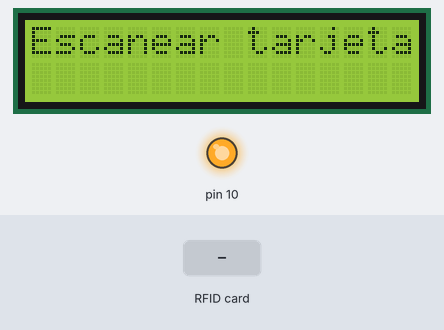
This sketch was run on a simulated Arduino Uno, built with avr-gcc and run on an emulated ATmega328P. Shown: 16×2 character LCD, output pins drawn as LEDs (lit = HIGH). Inputs (shaded band) come from the test bench. What the sketch prints to the serial monitor is not drawn.

Above: at 2.3 s.
2.4 s: RFID card 5E 7A 19 C4 held to the reader
At 3.0 s:
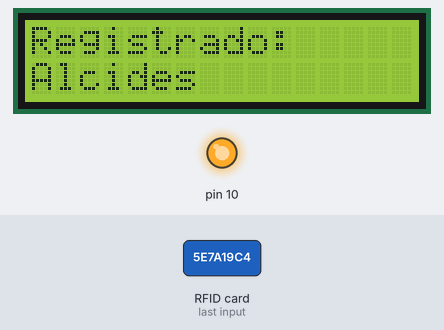
5.4 s: RFID card 5E 7A 19 C4 held to the reader
At 6.7 s:
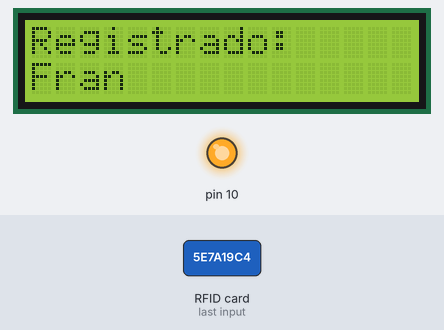
8.4 s: RFID card 5E 7A 19 C4 held to the reader
At 8.8 s:
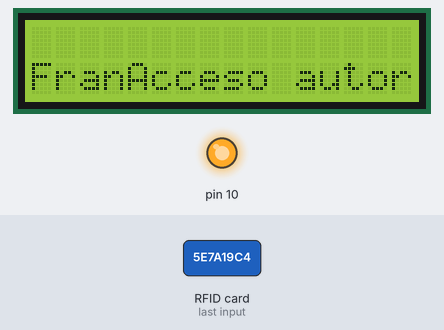
Timing chart, 0 to 11.4 s (numbered marks = the images above; inputs shaded):
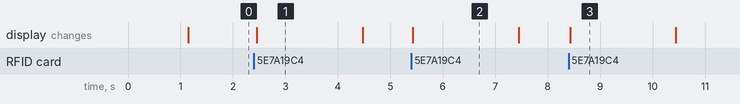

The sketch:

Prueba_con_Rc522_listas.ino
```cpp
#include <Wire.h>
#include <LiquidCrystal_PCF8574.h>
#include <SPI.h>
#include <MFRC522.h>

#define SDA_PIN 9
#define RST_PIN 5

MFRC522 mfrc522(SDA_PIN, RST_PIN);
LiquidCrystal_PCF8574 lcd(0x27);

struct NodoUsuario {
  byte id[4];
  String nombre;
  NodoUsuario* siguiente;
};

NodoUsuario* listaUsuarios = nullptr;
int contadorTarjetas = 0;

void setup() {
  Serial.begin(9600);
  Serial.println("Iniciando sistema...");

  lcd.begin(16, 2);
  lcd.setBacklight(1);
  lcd.print("Iniciando...");

  SPI.begin();
  mfrc522.PCD_Init();

  delay(1000);
  lcd.clear();
  lcd.print("Escanear tarjeta");
}

void loop() {
  if (mfrc522.PICC_IsNewCardPresent() && mfrc522.PICC_ReadCardSerial()) {
    Serial.println("Tarjeta detectada.");
    lcd.clear();

    if (contadorTarjetas < 2) {
      registrarTarjeta();
    } else {
      if (verificarAcceso()) {
        lcd.print("Acceso autorizado");
      } else {
        lcd.print("Acceso denegado");
      }
    }

    delay(2000);
    lcd.clear();
    lcd.print("Escanear tarjeta");

    mfrc522.PICC_HaltA();
  }
}

void registrarTarjeta() {
  String nombre = (contadorTarjetas == 0) ? "Alcides" : "Fran";
  agregarUsuario(mfrc522.uid.uidByte, nombre);

  Serial.print("Usuario registrado: ");
  Serial.println(nombre);

  lcd.print("Registrado:");
  lcd.setCursor(0, 1);
  lcd.print(nombre);

  contadorTarjetas++;
}

bool verificarAcceso() {
  NodoUsuario* actual = listaUsuarios;
  while (actual != nullptr) {
    if (compararUID(actual->id, mfrc522.uid.uidByte)) {
      lcd.setCursor(0, 1);
      lcd.print(actual->nombre);
      Serial.print("Usuario registrado: ");
      Serial.println(actual->nombre);
      return true;
    }
    actual = actual->siguiente;
  }
  Serial.println("Acceso denegado.");
  return false;
}

bool compararUID(byte* uid1, byte* uid2) {
  for (byte i = 0; i < 4; i++) {
    if (uid1[i] != uid2[i]) {
      return false;
    }
  }
  return true;
}

void agregarUsuario(byte id[], String nombre) {
  NodoUsuario* nuevoUsuario = new NodoUsuario;
  memcpy(nuevoUsuario->id, id, 4);
  nuevoUsuario->nombre = nombre;
  nuevoUsuario->siguiente = listaUsuarios;
  listaUsuarios = nuevoUsuario;

  Serial.print("Nuevo usuario agregado: ");
  Serial.println(nombre);
}

void liberarListaUsuarios() {
  NodoUsuario* actual = listaUsuarios;
  while (actual != nullptr) {
    NodoUsuario* siguiente = actual->siguiente;
    delete actual;
    actual = siguiente;
  }
}
```

Measured:
- after the input at 2.4 s, the display: changes after 0.06 s (image 1)
- after the input at 5.4 s, the display: changes at once (image 2)
- after the input at 8.4 s, the display: changes at once (image 3)
- what the display in image 1 shows lasts 2.0 s, from 2.5 s to 4.5 s
